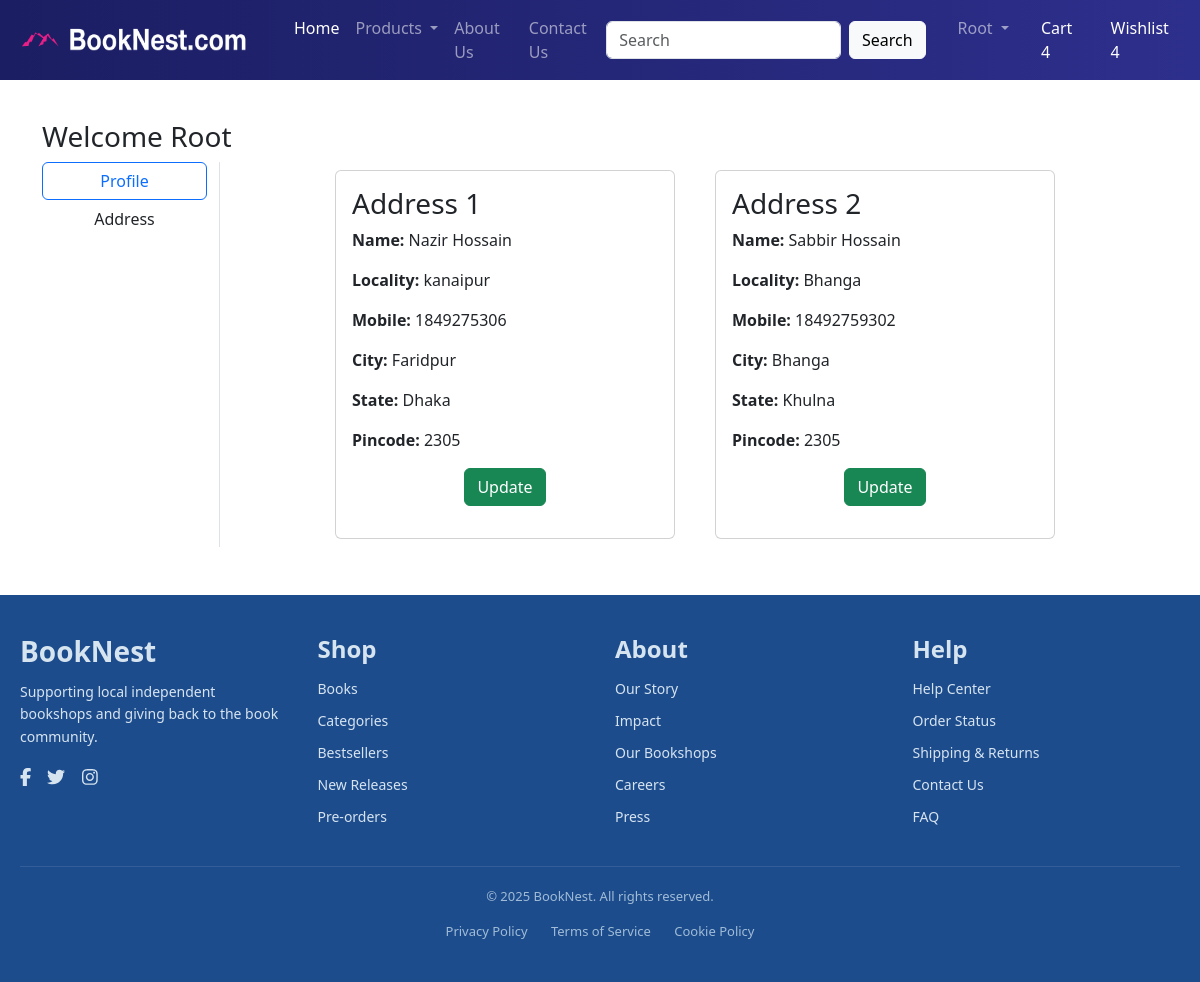
The page /address/ (signed in) on the database its author committed.
### app/models.py (models this page shows, shortened)
class Customer(models.Model):
    user = models.ForeignKey(User, on_delete=models.CASCADE)
    name = models.CharField(max_length=200)
    locality = models.CharField(max_length=200)
    city = models.CharField(max_length=200)
    mobile = models.IntegerField(default=0)
    zipcode = models.IntegerField()
    state = models.CharField(choices=STATE_CHOICES, max_length=100)

### app/views.py (the view)
# urls.py: path('address/', views.address, name='address'),
def address(request):
    add = Customer.objects.filter(user=request.user)
    return render(request, 'app/address.html', locals())

### app/templates/app/address.html (shortened to what this page needs)
{% extends "app/base.html" %}
{% load static %}
{% block main-content %}
<div  class="container my-5">
    <div class="row">
        <h3>Welcome <span class="text-capitalize">{{ request.user }}</span></h3>
        <div class="col-sm-2 border-end">
            <ul class="list-unstyled">
                <li class="d-grid"><a href="{% url 'profile' %}" class="btn btn-outline-primary">Profile</a></li>
                <li class="d-grid"><a href="{% url 'address' %}" class="btn">Address</a></li>
            </ul>
        </div>
        <div class="col-sm-8 offset-sm-1">
            <div class="row">
                {% for ad in add %}
                <div class="col-sm-6">
                    <div class="card m-2">
                        <div class="card-body">
                            <h3>Address {{ forloop.counter }}</h3>
                            <p><strong>Name:</strong> {{ ad.name }}</p>
                            <p><strong>Locality:</strong> {{ ad.locality }}</p>
                            <p><strong>Mobile:</strong> {{ ad.mobile }}</p>
                            <p><strong>City:</strong> {{ ad.city }}</p>
                            <p><strong>State:</strong> {{ ad.state }}</p>
                            <p><strong>Pincode:</strong> {{ ad.zipcode }}</p>
                            <p class='text-center'>
                                <a href="{% url 'updateAddress' pk=ad.id%}" type="button" class="btn btn-success">Update</a></p>
                            </div>
                        </div>
                    </div>
                {% endfor %}
            </div>
        </div>
    </div>
</div>
{% endblock main-content %}

### app/templates/app/base.html (shortened to what this page needs)
<!DOCTYPE html>
{% load static %}
<html lang="en">
<head>
    <link href="https://cdn.jsdelivr.net/npm/bootstrap@5.3.5/dist/css/bootstrap.min.css" rel="stylesheet">
    <link rel="stylesheet" href="{% static 'app/css/owl.carousel.min.css' %}">
    <link rel="stylesheet" href="{% static 'app/css/all.min.css' %}">
    <link rel="stylesheet" href="{% static 'app/css/style.css' %}">
</head>
<body>
  <nav class="navbar navbar-expand-lg navbar-dark navbar-gradient fixed-top">
        <div class="container-fluid">
          <a class="navbar-brand d-flex align-items-center" href="/">
            <img src="{% static 'app/images/banner/BrandName.png' %}" alt="Logo" width="250" height="50" class="me-2">
        </a>
           <div class="collapse navbar-collapse" id="navbarSupportedContent">
            <ul class="navbar-nav me-auto mb-2 mb-lg-0">
              <li class="nav-item">
                <a class="nav-link active" aria-current="page" href="/">Home</a>
              </li>
              <li class="nav-item dropdown">
                <a class="nav-link dropdown-toggle" href="#" role="button" data-bs-toggle="dropdown" aria-expanded="false">
                  Products
                </a>
              </li>
              <li class="nav-item">
                <a class="nav-link" href="{% url 'about'%}">About Us</a>
              </li>
              <li class="nav-item">
                <a class="nav-link" href="{% url 'contact'%}">Contact Us</a>
              </li>
            </ul>
            <form class="d-flex" role="search">
              <input class="form-control me-2" type="search" placeholder="Search" aria-label="Search">
              <button class="btn btn-light" type="submit">Search</button>
            </form>
            <ul class="navbar-nav mb-2 mb-lg-0 ms-3">
              {% if request.user.is_authenticated %}
              <li class="nav-item dropdown mx-2">
                <a class="nav-link dropdown-toggle" href="#" id="profileDropdown" role="button" data-bs-toggle="dropdown" aria-expanded="false">
                  {{ request.user.username|capfirst }}
                </a>
              </li>
              <li class="nav-item mx-2">
                <a href="#" class="nav-link text-white">Cart 4</a>
              </li>
              <li class="nav-item mx-2">
                <a href="#" class="nav-link text-white">Wishlist 4</a>
              </li>
              {% endif %}
            </ul>
          </div>
        </div>
    </nav>
<br><br><br>
    {% block main-content %}{% endblock main-content %}
    <footer class="site-footer">
      <div class="footer-container">
        <div class="footer-section brand">
          <h3>BookNest</h3>
          <p>Supporting local independent bookshops and giving back to the book community.</p>
          <div class="social-icons">
            <a href="#"><i class="fab fa-facebook-f"></i></a>
            <a href="#"><i class="fab fa-twitter"></i></a>
            <a href="#"><i class="fab fa-instagram"></i></a>
          </div>
        </div>
        <div class="footer-section">
          <h4>Shop</h4>
          <ul>
            <li><a href="#">Books</a></li>
            <li><a href="#">Categories</a></li>
            <li><a href="#">Bestsellers</a></li>
            <li><a href="#">New Releases</a></li>
            <li><a href="#">Pre-orders</a></li>
          </ul>
        </div>
        <div class="footer-section">
          <h4>About</h4>
          <ul>
            <li><a href="#">Our Story</a></li>
            <li><a href="#">Impact</a></li>
            <li><a href="#">Our Bookshops</a></li>
            <li><a href="#">Careers</a></li>
            <li><a href="#">Press</a></li>
          </ul>
        </div>
        <div class="footer-section">
          <h4>Help</h4>
          <ul>
            <li><a href="{% url 'contact' %}">Help Center</a></li>
            <li><a href="{% url 'contact' %}">Order Status</a></li>
            <li><a href="{% url 'contact' %}">Shipping & Returns</a></li>
            <li><a href="{% url 'contact' %}">Contact Us</a></li>
            <li><a href="{% url 'contact' %}">FAQ</a></li>
          </ul>
        </div>
      </div>
      <div class="footer-bottom">
        <p>&copy; 2025 BookNest. All rights reserved.</p>
        <div class="footer-links">
          <a href="/">Privacy Policy</a>
          <a href="/">Terms of Service</a>
          <a href="/">Cookie Policy</a>
        </div>
      </div>
    </footer>
</body>
</html>

### app/static/app/css/style.css (style rules this page uses)
.navbar-gradient { background: linear-gradient(to right, #1b1e62, #2d2f8c); }
.site-footer { background-color: #1d4c8d; color: #d6e4f0; padding: 40px 20px; font-family: 'Segoe UI', sans-serif; }
.footer-container { display: flex; flex-wrap: wrap; justify-content: space-between; gap: 30px; max-width: 1200px; margin: auto; }
.footer-section { flex: 1 1 220px; }
.footer-section h3, .footer-section h4 { font-weight: 600; margin-bottom: 12px; }
.footer-section p { font-size: 14px; line-height: 1.6; }
.footer-section ul { list-style: none; padding: 0; margin: 0; }
.footer-section ul li { margin-bottom: 8px; }
.footer-section ul li a { color: #d6e4f0; text-decoration: none; font-size: 14px; }
.social-icons a { margin-right: 12px; color: #d6e4f0; font-size: 18px; text-decoration: none; }
.footer-bottom { border-top: 1px solid rgba(255, 255, 255, 0.1); margin-top: 30px; padding-top: 20px; text-align: center; font-size: 13px; color: #a0bcd6; }
.footer-links { margin-top: 10px; }
.footer-links a { margin: 0 10px; color: #a0bcd6; text-decoration: none; }

### rows shown on the page
Customer: name "Nazir Hossain", locality "kanaipur", mobile "1849275306", city "Faridpur", state "Dhaka", zipcode "2305"
Customer: name "Sabbir Hossain", locality "Bhanga", mobile "18492759302", city "Bhanga", state "Khulna", zipcode "2305"

### other values the page prints
{{ request.user.username|capfirst }} "Root"
{{ request.user }} "Root"
